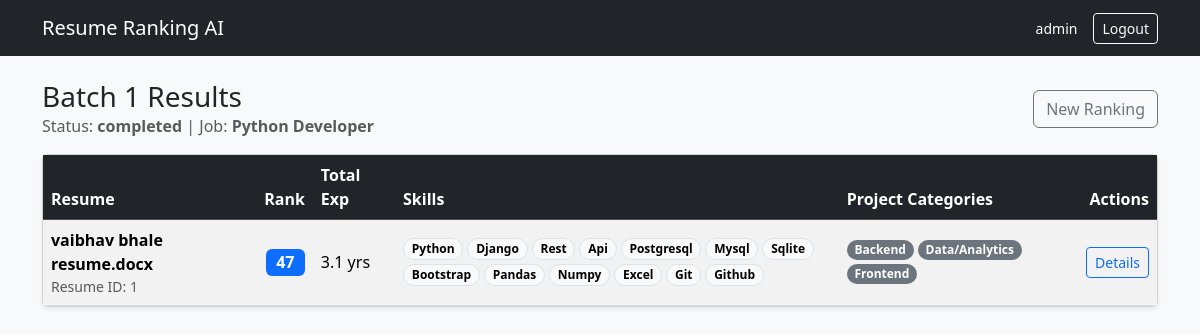
The page /batches/1/ (signed in) on the database its author committed.
### apps/ranking/models.py (models this page shows)
class RankingBatch(models.Model):
    created_by = models.ForeignKey(settings.AUTH_USER_MODEL, on_delete=models.CASCADE)
    job = models.ForeignKey("jobs.JobDescription", on_delete=models.CASCADE, related_name="batches")
    resumes = models.ManyToManyField("resumes.Resume", related_name="batches")
    status = models.CharField(
        max_length=30,
        default="queued",
        choices=[("queued","queued"),("running","running"),("completed","completed"),("failed","failed")],
    )
    created_at = models.DateTimeField(auto_now_add=True)
    completed_at = models.DateTimeField(null=True, blank=True)

class RankingResult(models.Model):
    batch = models.ForeignKey(RankingBatch, on_delete=models.CASCADE, related_name="results")
    job = models.ForeignKey("jobs.JobDescription", on_delete=models.CASCADE, related_name="results")
    resume = models.ForeignKey("resumes.Resume", on_delete=models.CASCADE, related_name="results")
    score = models.PositiveSmallIntegerField()
    score_breakdown = models.JSONField(default=dict, blank=True)
    reasoning = models.TextField(blank=True)
    missing_required = models.JSONField(default=list, blank=True)
    strengths = models.JSONField(default=list, blank=True)
    candidate_suggestions = models.JSONField(default=list, blank=True)
    model_meta = models.JSONField(default=dict, blank=True)
    created_at = models.DateTimeField(auto_now_add=True)
    class Meta:
        constraints = [
            models.UniqueConstraint(fields=["batch", "job", "resume"], name="uniq_result_per_batch"),
        ]

### apps/jobs/models.py (models this page shows, shortened)
class JobDescription(models.Model):
    created_by = models.ForeignKey(settings.AUTH_USER_MODEL, on_delete=models.CASCADE, related_name="job_descriptions")
    title = models.CharField(max_length=255)
    raw_text = models.TextField()
    extracted = models.JSONField(default=dict, blank=True)
    created_at = models.DateTimeField(auto_now_add=True)

### apps/resumes/models.py (models this page shows, shortened)
class Resume(models.Model):
    uploaded_by = models.ForeignKey(settings.AUTH_USER_MODEL, on_delete=models.CASCADE, related_name="resumes")
    file = models.FileField(upload_to="resumes/%Y/%m/%d/")
    original_filename = models.CharField(max_length=255, blank=True)
    extracted_text = models.TextField(blank=True)
    extracted = models.JSONField(default=dict, blank=True)
    status = models.CharField(
        max_length=30,
        default="uploaded",
        choices=[
            ("uploaded", "uploaded"),
            ("extracting", "extracting"),
            ("parsed", "parsed"),
            ("failed", "failed"),
        ],
    )
    error_message = models.TextField(blank=True)
    created_at = models.DateTimeField(auto_now_add=True)

### apps/dashboard/views.py (the view)
# urls.py: path("batches/<int:batch_id>/", views.results, name="results"),
@login_required
def results(request, batch_id: int):
    batch = get_object_or_404(RankingBatch, id=batch_id, created_by=request.user)
    qs = batch.results.select_related("resume").order_by("-score", "id")
    return render(request, "dashboard/results.html", {"batch": batch, "results": qs})

### templates/dashboard/results.html (shortened to what this page needs)
{% extends "base.html" %}
{% block content %}
<div class="d-flex justify-content-between align-items-center mb-3">
  <div>
    <h3 class="mb-0">Batch {{ batch.id }} Results</h3>
    <div class="text-muted">
      Status: <strong>{{ batch.status }}</strong> |
      Job: <strong>{{ batch.job.title }}</strong>
    </div>
  </div>
  <a class="btn btn-outline-secondary" href="{% url 'dashboard:upload' %}">New Ranking</a>
</div>
<div class="card shadow-sm">
  <div class="table-responsive">
    <table class="table table-striped align-middle mb-0">
      <thead class="table-dark">
        <tr>
          <th>Resume</th>
          <th class="text-end">Rank</th>
          <th>Total Exp</th>
          <th>Skills</th>
          <th>Project Categories</th>
          <th class="text-end">Actions</th>
        </tr>
      </thead>
      <tbody>
        {% for r in results %}
          <tr>
            <td>
              <div class="fw-semibold">{{ r.resume.original_filename }}</div>
              <div class="text-muted small">Resume ID: {{ r.resume.id }}</div>
            </td>
            <td class="text-end">
              <span class="badge bg-primary fs-6">{{ r.score }}</span>
            </td>
            <td>
              {% with exp=r.resume.extracted.total_years_experience %}
                {% if exp %}{{ exp }} yrs{% else %}<span class="text-muted">-</span>{% endif %}
              {% endwith %}
            </td>
            <td style="max-width: 520px;">
              {% with skills=r.resume.extracted.skills %}
                {% if skills %}
                  <div class="d-flex flex-wrap gap-1">
                    {% for s in skills|slice:":14" %}
                      <span class="badge rounded-pill text-bg-light border">{{ s }}</span>
                    {% endfor %}
                  </div>
                {% else %}
                  <span class="text-muted">-</span>
                {% endif %}
              {% endwith %}
            </td>
            <td>
              {% with cats=r.resume.extracted.project_categories %}
                {% if cats %}
                  <div class="d-flex flex-wrap gap-1">
                    {% for c in cats %}
                      <span class="badge rounded-pill bg-secondary">{{ c }}</span>
                    {% endfor %}
                  </div>
                {% else %}
                  <span class="text-muted">-</span>
                {% endif %}
              {% endwith %}
            </td>
            <td class="text-end">
              <a class="btn btn-sm btn-outline-primary" href="{% url 'dashboard:result_detail' r.id %}">
                Details
              </a>
            </td>
          </tr>
        {% empty %}
          <tr>
            <td colspan="6" class="text-muted p-3">
              No results yet. Refresh in a moment.
            </td>
          </tr>
        {% endfor %}
      </tbody>
    </table>
  </div>
</div>
{% endblock %}

### templates/base.html (shortened to what this page needs)
<!doctype html>
<html lang="en">
  <head>
    <link href="https://cdn.jsdelivr.net/npm/bootstrap@5.3.3/dist/css/bootstrap.min.css" rel="stylesheet">
  </head>
  <body class="bg-light">
    <nav class="navbar navbar-dark bg-dark">
      <div class="container">
        <a class="navbar-brand" href="/rank/">Resume Ranking AI</a>
        <div class="ms-auto d-flex align-items-center gap-2">
          {% if request.user.is_authenticated %}
            <span class="text-white small me-2">{{ request.user.username }}</span>
            <form method="post" action="{% url 'logout' %}" class="d-inline">
              <button type="submit" class="btn btn-sm btn-outline-light">Logout</button>
            </form>
          {% else %}
            <a class="btn btn-sm btn-outline-light" href="{% url 'login' %}">Login</a>
          {% endif %}
        </div>
      </div>
    </nav>
    <main class="container py-4">
      {% block content %}{% endblock %}
    </main>
  </body>
</html>

### rows shown on the page
RankingBatch: id "1", status "completed", job "Python Developer"
RankingResult: resume.original_filename "vaibhav bhale resume.docx", resume.id "1", score "47", resume.extracted.total_years_experience "3.1", skills "Python" "Django" "Rest" "Api" "Postgresql" "Mysql" "Sqlite" "Bootstrap" "Pandas" "Numpy" "Excel" "Git" "Github", cats "Backend" "Data/Analytics" "Frontend"

### other values the page prints
{{ request.user.username }} "admin"
